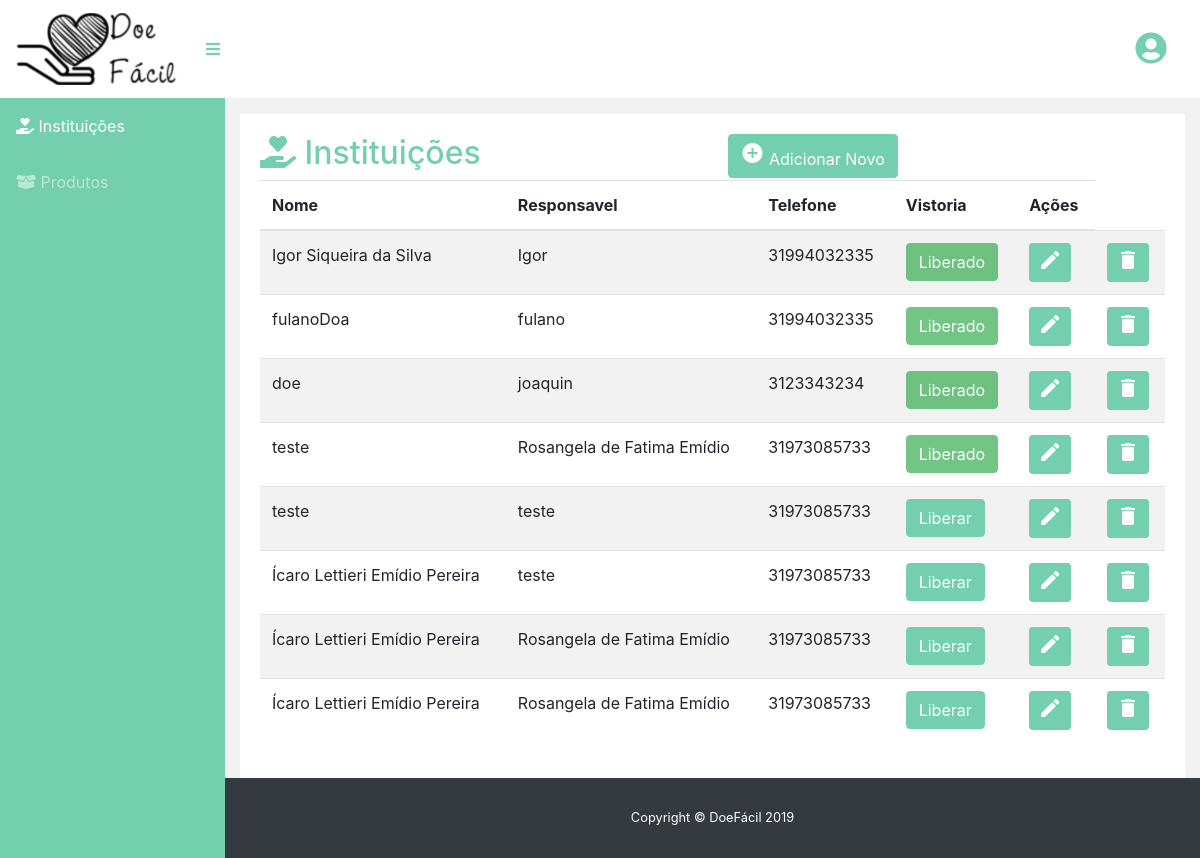
The app's page /admin/index.php with its own data.
### tables this page shows
CREATE TABLE `instituicao` (
  `id_inst` int(10) UNSIGNED NOT NULL,
  `nome_inst` varchar(50) NOT NULL,
  `nome_respons` varchar(50) NOT NULL,
  `rua` varchar(50) NOT NULL,
  `numero` int(11) NOT NULL,
  `bairro` varchar(50) NOT NULL,
  `cidade` varchar(50) NOT NULL,
  `estado` varchar(50) NOT NULL,
  `email` varchar(50) NOT NULL,
  `telefone` varchar(50) NOT NULL,
  `celular` varchar(50) NOT NULL,
  `descricao` varchar(50) DEFAULT NULL,
  `horario_abertura` varchar(50) NOT NULL,
  `horario_fechamento` varchar(50) NOT NULL,
  `cep` varchar(50) NOT NULL,
  `vistoria` int(1) NOT NULL DEFAULT '0'
);

### php/class/Banco.class.php (called while the page is built, shortened)
<?php
	class Banco{
		public function __construct(){
			$this->pdo = new PDO("mysql:dbname=pi2019;host=127.0.0.1","root","");
		}
	}

### php/class/Instituicao.class.php (the view, shortened to what this page needs)
<?php
	include_once 'Banco.class.php';
	class Instituicao extends Banco{
		public function buscarTodosOsDados(){
			$sql = "SELECT * FROM instituicao ";
			$sql = $this->pdo->prepare($sql);
			if($sql->execute()){
				$dados = $sql->fetchAll();
				if(!empty($dados)){
					return $dados;
				}else{
					echo "O banco esta vazio";
				}
			}else{
				echo "Erro, a busca não deu certo";
			}
		}
		public function strVistotia($value)
		{
			if ($value == 0) {
				return '<button type="submit" class="btn btn-success edit">Liberar</button>';
			}else{
				return '<button type="submit" class="btn btn-success edit" disabled >Liberado</button>';
			}
		}
		public function escreverOdDadosParaOadim($value)
		{
			if (!empty($value)) {
				foreach ($value as $dados) {
					$str =
					'<tr>
                        <td>'.$dados['nome_inst'].'</td>
                        <td>'.$dados['nome_respons'].'</td>
        				<td>'.$dados['telefone'].'</td>
        				<td>'.
        					'<form method = "POST" action="../php/vistoria.php">
        						<input type="hidden" name="id_inst" value="'.$dados['id_inst'].'">'.
                        		$this->strVistotia($dados['vistoria'])
		                    .'</form>'.
        				'</td>
                        <td>
                        	<form method = "POST" action="../atualizarInstituicao.php">
                        		<input type="hidden" name = "id_inst" value="'.$dados['id_inst'].'">
		                        <button type="submit" class="btn btn-success btn-sm edit"><i class="material-icons"  title="Editar">&#xE254;</i></button>
		                    </form>
		                    </td>
		                    <td>
		                    <form method = "POST" action="../php/deletar.php">
		                    	<input type="hidden" name = "id_inst" value="'.$dados['id_inst'].'">
		                        <button type="submit" class="btn btn-success btn-sm delete"><i class="material-icons" title="Deletar">&#xE872;</i></button>
		                    </form>
                        </td>
                    </tr>';
                    echo $str;
				}
			}
		}
	}

### admin/index.php (shortened to what this page needs)
<!DOCTYPE html>
<html lang="pt-br">
<head>
  <link href="css/sb-admin.css" rel="stylesheet">
  <link href="https://use.fontawesome.com/releases/v5.8.2/css/all.css" rel="stylesheet">
  <link href="../vendor/bootstrap/css/bootstrap.min.css" rel="stylesheet">
</head>
<body id="page-top">
  <nav class="navbar navbar-expand-lg bg-white nav-pills">
    <a class="navbar-brand" href="..\index.php"><img src="..\img\logo.png" class="float-left" alt="Logo DoeFácil"></a>
    <button class="btn btn-link text-success order-1 order-sm-0" id="sidebarToggle" href="#">
      <i class="fa-1x fas fa-bars"></i>
    </button>
    <ul class="navbar-nav ml-auto btn">
      <li class="nav-item dropdown no-arrow">
        <a class="dropdown-toggle" href="#" id="userDropdown" role="button" data-toggle="dropdown" aria-haspopup="true" aria-expanded="false">
          <i class="fa-2x fas fa-user-circle fa-fw text-success"></i>
        </a>
      </li>
    </ul>
  </nav>
  <div id="wrapper" style="background-color: #F2F2F2">
    <ul class="sidebar navbar-nav bg-success">
      <li class="nav-item active">
        <a class="nav-link" href="index.php">
          <i class="fas fa-hand-holding-heart"></i>
          <span>Instituições</span>
        </a>
      </li>
      <li class="nav-item">
        <a class="nav-link" href="produtos.php">
          <i class="fas fa-box-open"></i>
          <span>Produtos</span></a>
      </li>
    </ul>
    <div id="content-wrapper">
      <div class="container-fluid">
        <div class="table-wrapper card-body col-md-12 bg-white">
          <div class="table-title">
            <div class="row">
              <div class="col-sm-6 text-success">
                <h2><i class="fas fa-hand-holding-heart"></i>
                <span>Instituições</span></h2>
        			</div>
        			<div class="col-sm-6">
        			     <a href="#addEmployeeModal" class="btn btn-success" data-toggle="modal"><i class="material-icons">&#xE147;</i> <span>Adicionar Novo</span></a>
        					</div>
                        </div>
                    </div>
                    <table class="table table-striped table-hover">
                        <thead>
                            <tr>
                                <th>Nome</th>
                                <th>Responsavel</th>
        						            <th>Telefone</th>
                                <th>Vistoria</th>
                                <th>Ações</th>
                            </tr>
                        </thead>
                        <tbody>
                            <?php
                              include_once '../php/class/Instituicao.class.php';
                              $inst = new Instituicao();
                              $inst->escreverOdDadosParaOadim($inst->buscarTodosOsDados());
                            ?>
                        </tbody>
                    </table>
                </div>
            </div>
        			</div>
        </div>
      <footer class="sticky-footer bg-dark">
        <div class="container my-auto">
          <div class="copyright text-center my-auto text-white">
            <span>Copyright &copy; DoeFácil 2019</span>
          </div>
        </div>
      </footer>
</body>
</html>

### records on screen
instituicao: nome_inst "Igor Siqueira da Silva", nome_respons "Igor", telefone "31994032335", vistoria "Liberado"
instituicao: nome_inst "fulanoDoa", nome_respons "fulano", telefone "31994032335", vistoria "Liberado"
instituicao: nome_inst "doe", nome_respons "joaquin", telefone "3123343234", vistoria "Liberado"
instituicao: nome_inst "teste", nome_respons "Rosangela de Fatima Emídio", telefone "31973085733", vistoria "Liberado"
instituicao: nome_inst "teste", nome_respons "teste", telefone "31973085733", vistoria "Liberar"
instituicao: nome_inst "Ícaro Lettieri Emídio Pereira", nome_respons "teste", telefone "31973085733", vistoria "Liberar"
instituicao: nome_inst "Ícaro Lettieri Emídio Pereira", nome_respons "Rosangela de Fatima Emídio", telefone "31973085733", vistoria "Liberar"
instituicao: nome_inst "Ícaro Lettieri Emídio Pereira", nome_respons "Rosangela de Fatima Emídio", telefone "31973085733", vistoria "Liberar"
